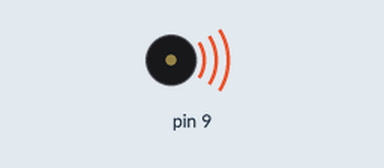
Recording of a sketch running on a simulated Arduino Uno, built with avr-gcc and run on an emulated ATmega328P. Parts: buzzer (waves = sounding).

Above: at 1.8 s.
Timing chart, 0 to 8.6 s (numbered marks = the images above):
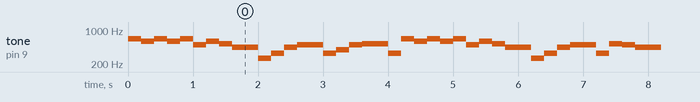

Measured:
- by itself, tone on pin 9: plays 661 Hz for 0.20 s, 589 Hz for 0.20 s, 661 Hz for 0.20 s, 589 Hz for 0.20 s, 661 Hz for 0.20 s, 495 Hz for 0.20 s … (350 notes in this stretch)

The sketch:

RollbotMusic.ino
```cpp
/* -----------------------------------------------------------------------------
* Author             : Allen
* Check              : Amy
* Version            : V1.0
* Date               : 17/06/2016
* Description        : OLED display control - the buzzer on the car can beeps as controlled;
                       you can even compose and let it make the sounds when the car's running
                       You can find the numbered musical notations of more songs on the Internet.
                       For example, the notations for the For Alice start as:
                       323237216; 1367; 3571;
                       3323237216; 1367; 3176
* Company website    : http://www.sunfounder.com
*
* ----------------------------------------------------------------------------*/

/* Include -------------------------------------------------------------------*/
#include "Rollbot.h"

/* Define -------------------------------------------------------------------*/
RollbotBuzzer Music(9);

/*
 - Scale
* ---------------------------------------------------------------------------*/
int tune[] =
{
  NOTE_CH3,NOTE_CH2,NOTE_CH3,NOTE_CH2,NOTE_CH3,NOTE_C7,NOTE_CH2,NOTE_CH1,NOTE_C6,
  NOTE_C1,NOTE_C3,NOTE_C6,NOTE_C7,
  NOTE_C3,NOTE_C5,NOTE_C7,NOTE_CH1,
  NOTE_C3,NOTE_CH3,NOTE_CH2,NOTE_CH3,NOTE_CH2,NOTE_CH3,NOTE_C7,NOTE_CH2,NOTE_CH1,NOTE_C6,
  NOTE_C1,NOTE_C3,NOTE_C6,NOTE_C7,
  NOTE_C3,NOTE_CH1,NOTE_C7,NOTE_C6,
};

/*
 - Frequency
* ---------------------------------------------------------------------------*/
float duration[]=
{
  0.5,0.5,0.5,0.5,0.5,0.5,0.5,0.5,1,
  0.5,0.5,0.5,1,
  0.5,0.5,0.5,1,
  0.5,0.5,0.5,0.5,0.5,0.5,0.5,0.5,0.5,1,
  0.5,0.5,0.5,1,
  0.5,0.5,0.5,1,
};

/*
 - setup function
 * ---------------------------------------------------------------------------*/
void setup()
{
}

/*
 - loop function
 * ---------------------------------------------------------------------------*/
void loop()
{
  //Play music
    int Length;
    Length = sizeof(tune)/sizeof(tune[0]);
    Music.MiniBuzzer(tune,duration,Length);
    delay(5000);
}
```

RollbotBuzzer.cpp
```cpp
/* -----------------------------------------------------------------------------
  Author             : Allen
  Check              : Amy
  Version            : V1.0
  Date               : 17/06/2016
  Description        : The smart car follows lines
  Company Website    : http://www.sunfounder.com
   ---------------------------------------------------------------------------*/
#include "Rollbot.h"

/******************************************************************************
                Music - Internal function - Only for underlying calling
******************************************************************************/

RollbotBuzzer::RollbotBuzzer(int pin)
{
    pinMode(pin,OUTPUT);//Set the pin to buzzer as output
    tonePin=pin;
}
void RollbotBuzzer::MiniBuzzer(int *tune,float *duration,int Length)
{
    for(int x=0;x<Length;x++)//the number of notation cycling
    {
      tone(tonePin,tune[x]);//The function plays the arrarys (each notation) in the tune[] list in turn
      delay(400*duration[x]);//duration is the time each notation lasts.
	                         //400 means the longer time, the slower tempo, and vice versa
      noTone(tonePin);//Exit the current notation and move on to the next
    }
}
```
